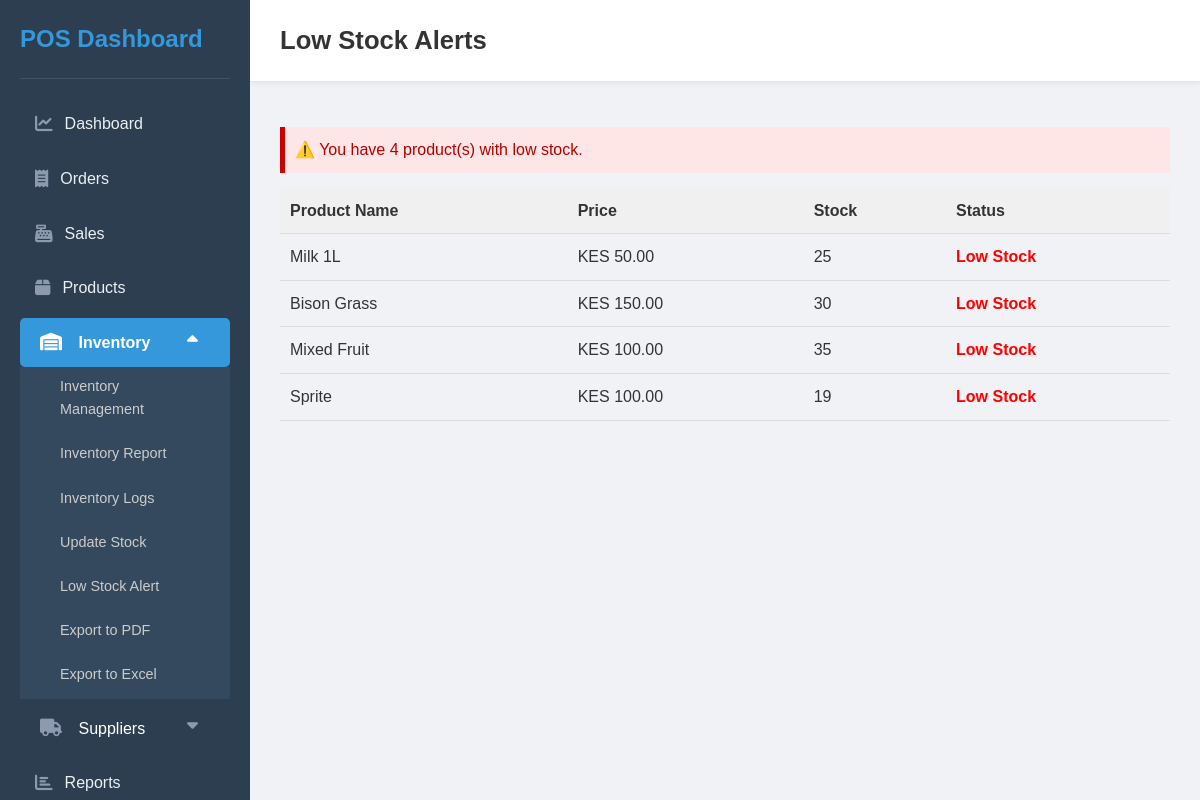
The app's page /check_low_stock.php with its own data.
### tables this page shows
CREATE TABLE IF NOT EXISTS `products` (
  `id` int NOT NULL AUTO_INCREMENT,
  `product_name` varchar(100) NOT NULL,
  `price` int NOT NULL,
  `stock` int NOT NULL,
  `image` varchar(255) NOT NULL DEFAULT 'placeholder.jpg',
  `created_at` timestamp NOT NULL DEFAULT CURRENT_TIMESTAMP,
  `tax` int NOT NULL,
  PRIMARY KEY (`id`),
  UNIQUE KEY `name` (`product_name`),
  UNIQUE KEY `product_name` (`product_name`)
);

### check_low_stock.php (the view, shortened to what this page needs)
<?php
$conn = new mysqli("localhost", "root", "", "pos");
$threshold = 49;
$result = $conn->query("SELECT * FROM products WHERE stock <= $threshold");
$alertCount = $result->num_rows;
?>
<!DOCTYPE html>
<html lang="en">
<head>
    <link rel="stylesheet" href="styles.css" />
    <link rel="stylesheet" href="https://cdnjs.cloudflare.com/ajax/libs/font-awesome/6.0.0-beta3/css/all.min.css">
</head>
<body>
    <div id="wrapper">
        <aside id="sidebar">
            <div class="sidebar-header">
                <h1>POS Dashboard</h1>
            </div>
            <ul class="sidebar-menu">
                <li><a href="admin-dashboard.php" ><i class="fas fa-chart-line"></i> Dashboard</a></li>
                <li><a href="admin-orders.php" ><i class="fas fa-receipt"></i> Orders</a></li>
                <li><a href="admin-sales.php" ><i class="fas fa-cash-register"></i> Sales</a></li>
                <li><a href="admin-products.php" ><i class="fas fa-box"></i> Products</a></li>
                <li class="dropdown open">
                    <li class="dropdown open">
                        <a href="#" class="dropdown-toggle active">
                            <i class="fas fa-warehouse"></i> Inventory
                            <i class="fas fa-caret-down caret-icon" style="float: right;"></i>
                        </a>
                    <ul class="dropdown-menu">
                        <li><a href="admin-inventory.php">Inventory Management</a></li>
                        <li><a href="inventory-report.php">Inventory Report</a></li>
                        <li><a href="inventory-history.php">Inventory Logs</a></li>
                        <li><a href="update_stock.php">Update Stock</a></li>
                        <li><a href="check_low_stock.php">Low Stock Alert</a></li>
                        <li><a href="export_inventory_pdf.php">Export to PDF</a></li>
                        <li><a href="export_inventory_excel.php">Export to Excel</a></li>
                    </ul>
                </li>
                    <li class="dropdown ">
                    <a href="#" class="dropdown-toggle ">
                        <i class="fas fa-truck"></i> Suppliers
                        <i class="fas fa-caret-down caret-icon" style="float: right;"></i>
                    </a>
                </li>
                <li><a href="sales-report.php"><i class="fas fa-chart-bar"></i> Reports</a></li>
            </ul>
        </aside>
        <div id="main-content">
            <header class="main-header">
                <h2>Low Stock Alerts</h2>
            </header>
            <main>
                <?php if ($alertCount > 0): ?>
                    <div class='alert'>⚠️ You have <?= $alertCount ?> product(s) with low stock.</div>
                    <table>
                        <thead>
                            <tr>
                                <th>Product Name</th>
                                <th>Price</th>
                                <th>Stock</th>
                                <th>Status</th>
                            </tr>
                        </thead>
                        <tbody>
                        <?php while ($row = $result->fetch_assoc()): ?>
                            <tr>
                                <td><?= htmlspecialchars($row['product_name']) ?></td>
                                <td>KES <?= number_format($row['price'], 2) ?></td>
                                <td><?= $row['stock'] ?></td>
                                <td class="low-stock">Low Stock</td>
                            </tr>
                        <?php endwhile; ?>
                        </tbody>
                    </table>
                <?php else: ?>
                    <p style="margin-top: 20px;">✅ All products are sufficiently stocked.</p>
                <?php endif; ?>
            </main>
        </div>
    </div>
</body>
</html>

### styles.css (style rules this page uses)
* { margin: 0; padding: 0; box-sizing: border-box; }
body { font-family: 'Segoe UI', Roboto, 'Helvetica Neue', Arial, sans-serif; background-color: #f0f2f5; color: #333; line-height: 1.6; height: 100vh; overflow: hidden; }
a { text-decoration: none; color: inherit; }
ul { list-style: none; }
#wrapper { display: flex; height: 100vh; }
#sidebar { width: 250px; background-color: #2c3e50; color: #ecf0f1; padding: 20px; display: flex; flex-direction: column; box-shadow: 2px 0 10px rgba(0, 0, 0, 0.1); overflow-y: auto; flex-shrink: 0; }
.sidebar-header { display: flex; align-items: center; padding-bottom: 20px; border-bottom: 1px solid rgba(255, 255, 255, 0.1); margin-bottom: 20px; }
.sidebar-header h1 { font-size: 1.5em; margin: 0; color: #3498db; }
.sidebar-menu { flex-grow: 1; }
.sidebar-menu li { margin-bottom: 5px; }
.sidebar-menu a { display: flex; align-items: center; padding: 12px 15px; color: #ecf0f1; border-radius: 5px; transition: background-color 0.2s ease, color 0.2s ease; font-weight: 500; }
.sidebar-menu a i { margin-right: 12px; font-size: 1.1em; color: #8d99ae; }
.sidebar-menu a.active { background-color: #3498db; color: #fff; font-weight: 600; }
.sidebar-menu a.active i { color: #fff; }
#main-content { flex-grow: 1; display: flex; flex-direction: column; background-color: #f0f2f5; overflow-y: auto; padding: 0; }
.main-header { background-color: #fff; padding: 20px 30px; border-bottom: 1px solid #e0e6ed; display: flex; justify-content: space-between; align-items: center; box-shadow: 0 2px 5px rgba(0, 0, 0, 0.05); position: sticky; top: 0; z-index: 900; }
.main-header h2 { font-size: 1.6em; color: #333; margin: 0; border-bottom: none; padding-bottom: 0; }
main { padding: 30px; flex-grow: 1; }
h2 { color: #2b2d42; margin-top: 0; margin-bottom: 1.5rem; border-bottom: 2px solid #8d99ae; padding-bottom: 0.5rem; }

### check_low_stock.php (style rules this page uses)
body { font-family: Arial, sans-serif; margin: 0; }
table { width: 100%; border-collapse: collapse; margin-top: 15px; }
th, td { padding: 10px; text-align: left; border-bottom: 1px solid #ddd; }
th { background-color: #f0f0f0; }
.low-stock { color: red; font-weight: bold; }
.alert { background: #ffe6e6; color: #b30000; padding: 10px; margin: 15px 0; border-left: 5px solid #cc0000; }
.sidebar-menu .dropdown-menu { overflow: hidden; max-height: 0; opacity: 0; transition: max-height 0.6s ease, opacity 0.6s ease; flex-direction: column; background-color: #34495e; font-size: 0.9em; padding-left: 10px; }
.sidebar-menu .dropdown.open .dropdown-menu { max-height: 600px; opacity: 1; }
.sidebar-menu .dropdown-toggle { display: block; width: 100%; padding: 12px 20px; color: #fff; text-align: left; border: none; background-color: #2c3e50; cursor: pointer; font-size: 1em; }
.caret-icon { transition: transform 0.6s ease; }
.dropdown.open .caret-icon { transform: rotate(180deg); }
.sidebar-menu .dropdown-menu li a { padding: 8px 30px; color: #ccc; display: block; }

### records on screen
products: product_name "Milk 1L", price "50.00", stock "25"
products: product_name "Bison Grass", price "150.00", stock "30"
products: product_name "Mixed Fruit", price "100.00", stock "35"
products: product_name "Sprite", price "100.00", stock "19"

### other values on screen
$alertCount "4"
